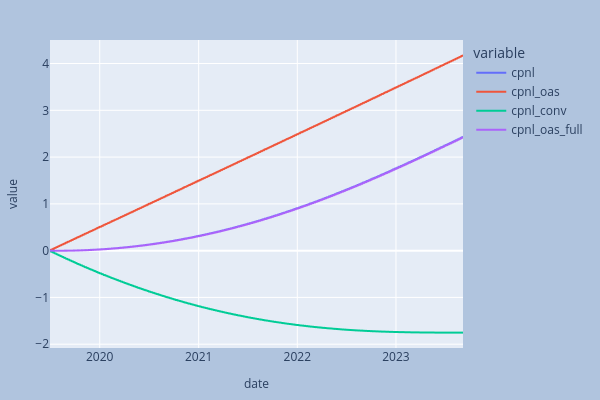

The notebook cell saved with this chart:
### Code cell
fig = px.line(res[:-4], x="date", y=["cpnl", "cpnl_oas", "cpnl_conv", "cpnl_oas_full"])
fig.update_layout(**layout_dict)

### Figure 1 — Plotly figure (JSON) as saved in the notebook; plotly's stock layout.template omitted (floating-point values rounded to 4 significant figures; data arrays with more than 128 entries replaced by an {"elided": "..."} marker saying what was removed)
{"data": [{"hovertemplate": "variable=cpnl<br>date=%{x}<br>value=%{y}<extra></extra>", "legendgroup": "cpnl", "line": {"color": "#636efa", "dash": "solid"}, "marker": {"symbol": "circle"}, "mode": "lines", "name": "cpnl", "showlegend": true, "type": "scattergl", "x": {"elided": "1049 str values"}, "xaxis": "x", "y": {"elided": "1049 float values"}, "yaxis": "y"}, {"hovertemplate": "variable=cpnl_oas<br>date=%{x}<br>value=%{y}<extra></extra>", "legendgroup": "cpnl_oas", "line": {"color": "#EF553B", "dash": "solid"}, "marker": {"symbol": "circle"}, "mode": "lines", "name": "cpnl_oas", "showlegend": true, "type": "scattergl", "x": {"elided": "1049 str values"}, "xaxis": "x", "y": {"elided": "1049 float values"}, "yaxis": "y"}, {"hovertemplate": "variable=cpnl_conv<br>date=%{x}<br>value=%{y}<extra></extra>", "legendgroup": "cpnl_conv", "line": {"color": "#00cc96", "dash": "solid"}, "marker": {"symbol": "circle"}, "mode": "lines", "name": "cpnl_conv", "showlegend": true, "type": "scattergl", "x": {"elided": "1049 str values"}, "xaxis": "x", "y": {"elided": "1049 float values"}, "yaxis": "y"}, {"hovertemplate": "variable=cpnl_oas_full<br>date=%{x}<br>value=%{y}<extra></extra>", "legendgroup": "cpnl_oas_full", "line": {"color": "#ab63fa", "dash": "solid"}, "marker": {"symbol": "circle"}, "mode": "lines", "name": "cpnl_oas_full", "showlegend": true, "type": "scattergl", "x": {"elided": "1049 str values"}, "xaxis": "x", "y": {"elided": "1049 float values"}, "yaxis": "y"}], "layout": {"height": 400, "legend": {"title": {"text": "variable"}, "tracegroupgap": 0}, "margin": {"b": 20, "l": 20, "r": 20, "t": 40}, "paper_bgcolor": "LightSteelBlue", "title": {"font": {"size": 14}}, "width": 600, "xaxis": {"anchor": "y", "domain": [0, 1], "title": {"font": {"size": 12}, "text": "date"}}, "yaxis": {"anchor": "x", "domain": [0, 1], "title": {"font": {"size": 12}, "text": "value"}}}}
